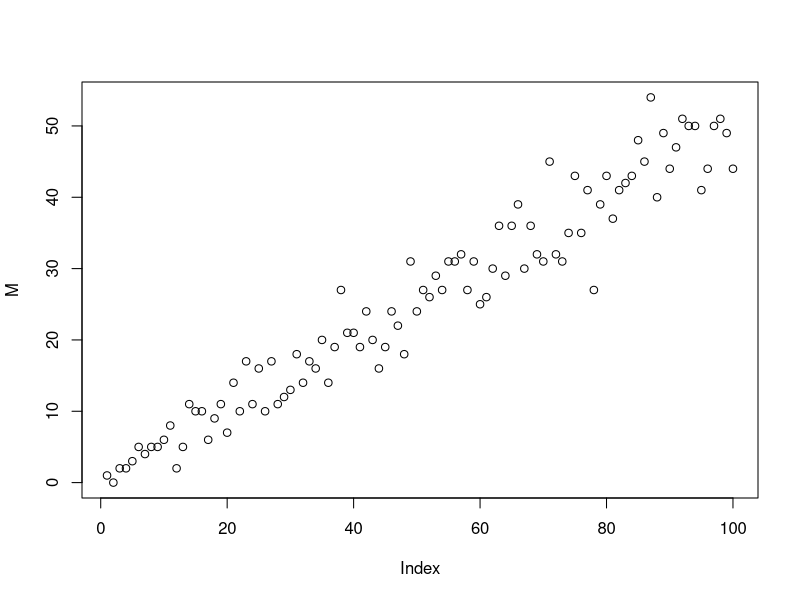
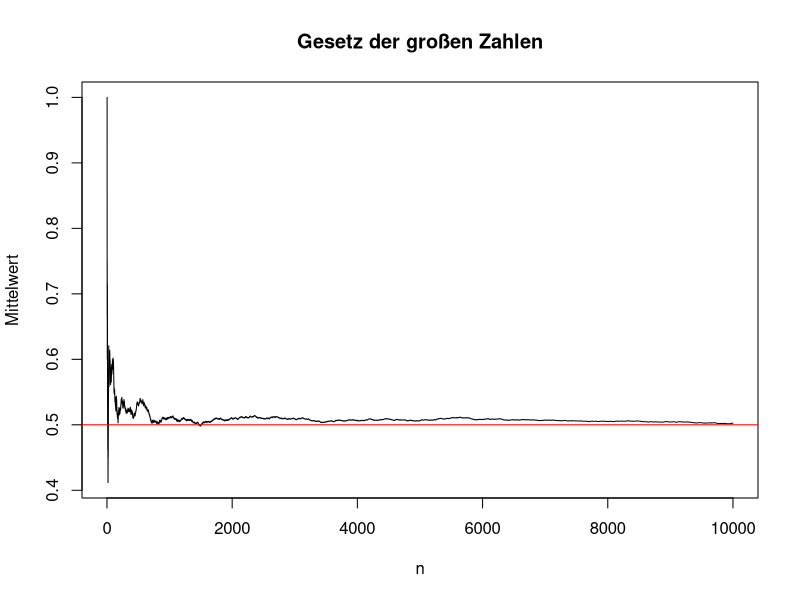

These charts were generated, in order, by the following R code:
# Aufgabe 1

pnorm(5, mean=0, sd=sqrt(225/12))

n <- 1000
M <- matrix(NA, nrow = n, ncol = 1)
for (i in 1:n){
  M[i,] <- sum(runif(225, -0.5, 0.5))
  }
ecdf(M)(5)


# Aufgabe 2

1 - pnorm(1000, 69*14, 69*9)


# Aufgabe 3

n <- 100
M <- matrix(NA, nrow = n, ncol = 1)
for (i in 1:n){
  M[i,] <- sum(sample(0:1, i, replace = TRUE, prob = c(0.5, 0.5)))
}

plot(M)


N <- 10000
erwartungswert <- 0.5
stichprobe <- sample(c(0, 1), N, replace = TRUE, prob = c(0.5, 0.5))
mittelwerte <- numeric(N)
for (n in 1:N) {
  mittelwerte[n] <- mean(stichprobe[1:n])
}
plot(1:N, mittelwerte, type = "l", xlab = "n", ylab = "Mittelwert", main = "Gesetz der großen Zahlen")
abline(h = erwartungswert, col = "red")





